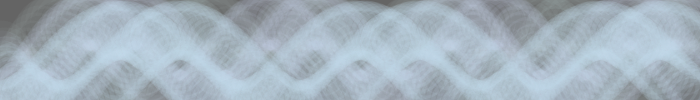
Frame 1 (no input)
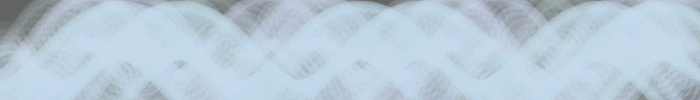
Frame 2 (the mouse pressed at the canvas centre, redrawn once)

The Processing sketch that drew these frames (run headless with seeded random() and noise(); the mouse was pressed at the canvas centre and the sketch redrawn once):

// Processing sketch: processing_163735
// ── processing_163735.pde

void setup (){
  size (700, 100);
  smooth ();
  noLoop ();
  background (100);
}

void draw (){
wave (50.0, 30.0, PI/12.0, 0.0, 10);
wave (60.0, 40.0, PI/18.0, 0.0, 20);
wave (70.0, 40.0, PI/24.0, 0.0, 30);
}

void wave (float offset, float scaleVal, float angleInc, float angle, int bright){
  
for (int x = 0; x <= width; x += 5) {
  noFill ();
  strokeWeight (50);
  stroke (198, 217, 240, bright);
  float y = offset + (sin(angle) * scaleVal);
  ellipse (x, y, 10, 10);
  y = offset + (cos(angle) * scaleVal);
  ellipse (x, y, 10, 10);
  angle += angleInc;
  
}
}
